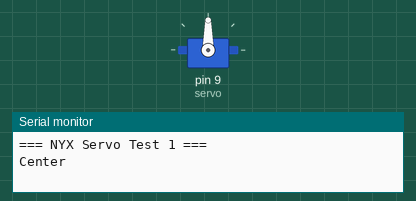
The sketch below on a simulated Arduino Uno, built with avr-gcc and run on an emulated ATmega328P. Shown: servo, the last lines printed to the serial monitor.

Above: at 1.05 s.
At 3.0 s:
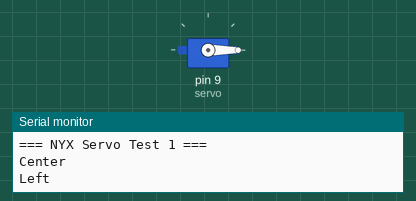
At 5.0 s:
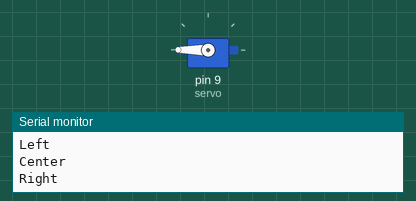
Timing chart, 0 to 6.2 s (numbered marks = the images above):
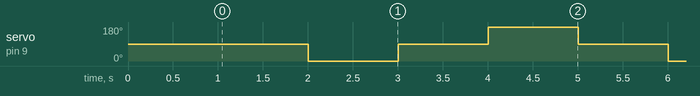

Measured:
- by itself, servo on pin 9 (servo): repeats every 4.0 s: 90° 1.0 s, 180° 1.0 s, 90° 1.0 s, 0° 1.0 s

The sketch:

Servo_Test01.ino
```cpp
#include <Servo.h>

Servo servo;

void setup() {
  Serial.begin(9600);

  servo.attach(9);
  servo.write(90);

  Serial.println("=== NYX Servo Test 1 ===");
  delay(1000);
}

void loop() {

  Serial.println("Center");
  servo.write(90);
  delay(1000);

  Serial.println("Left");
  servo.write(0);
  delay(1000);

  Serial.println("Center");
  servo.write(90);
  delay(1000);

  Serial.println("Right");
  servo.write(180);
  delay(1000);
}
```
